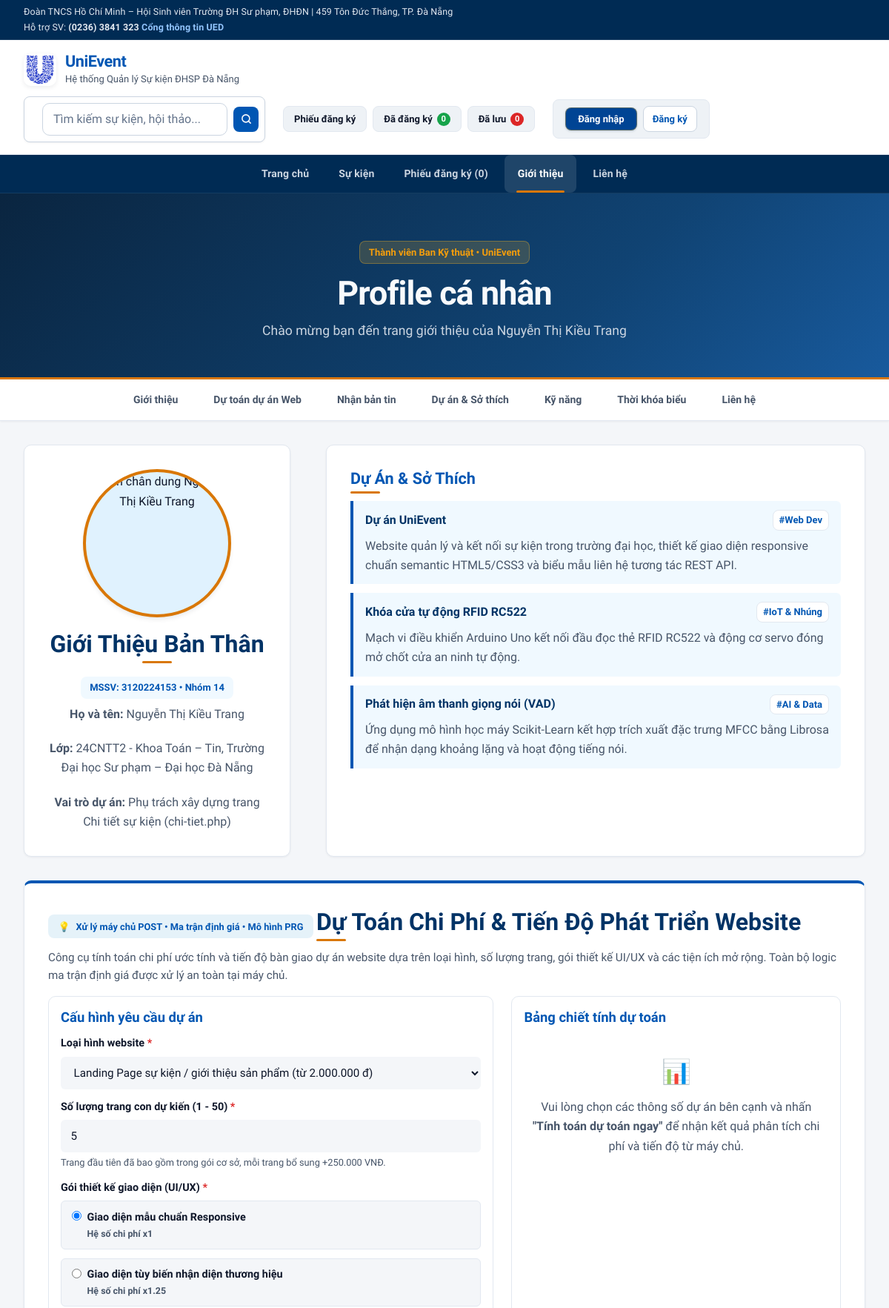
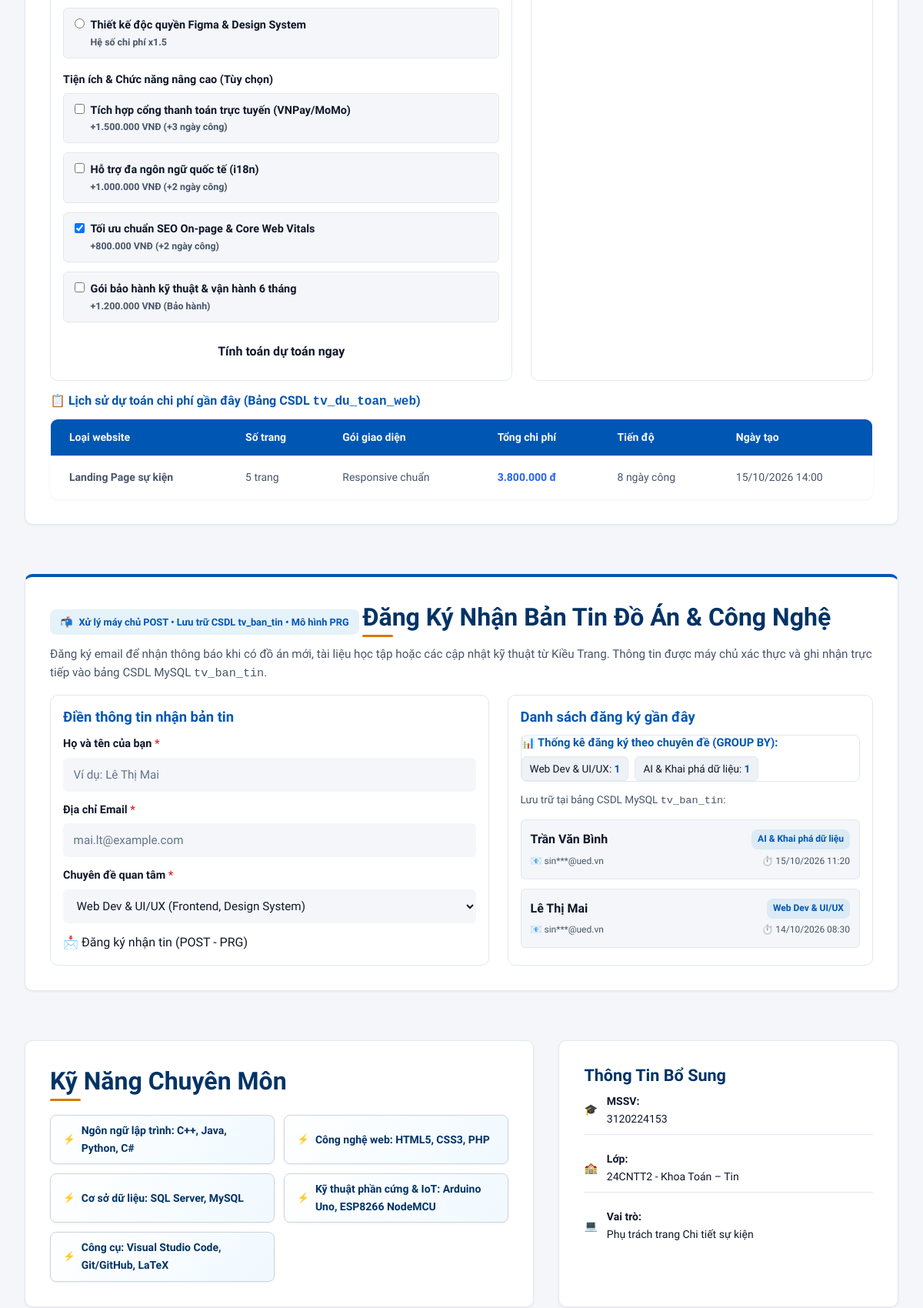
/thanhvien/3120224153_Trang/gioithieu.php (upper part), run on the app's committed database (2 pictures, top to bottom).
### tables this page shows
CREATE TABLE tv_du_toan_web (
  id            INT UNSIGNED AUTO_INCREMENT PRIMARY KEY,
  mssv          CHAR(10) NOT NULL,
  loai_website  VARCHAR(100) NOT NULL,
  so_trang      INT UNSIGNED NOT NULL,
  goi_ui        VARCHAR(100) NOT NULL,
  tong_chi_phi  INT UNSIGNED NOT NULL,
  tien_do_ngay  INT UNSIGNED NOT NULL,
  ngay_tao      DATETIME NOT NULL DEFAULT CURRENT_TIMESTAMP,
  FOREIGN KEY (mssv) REFERENCES thanh_vien(mssv) ON DELETE CASCADE
);

CREATE TABLE tv_ban_tin (
  id            INT UNSIGNED AUTO_INCREMENT PRIMARY KEY,
  mssv          CHAR(10) NOT NULL,
  ho_ten        VARCHAR(100) NOT NULL DEFAULT 'Ẩn danh',
  email         VARCHAR(150) NOT NULL,
  chu_de        VARCHAR(100) NOT NULL,
  ngay_dang_ky  DATETIME NOT NULL DEFAULT CURRENT_TIMESTAMP,
  FOREIGN KEY (mssv) REFERENCES thanh_vien(mssv) ON DELETE CASCADE
);

### thanhvien/3120224153_Trang/gioithieu.php (the view, shortened to what the rows shown need)
<?php
$dsDangKy = [];
try {
    $stListBt = db()->prepare("SELECT id, ho_ten, email, chu_de as chuyen_de, DATE_FORMAT(ngay_dang_ky, '%d/%m/%Y %H:%i') as ngay_dang_ky FROM tv_ban_tin WHERE mssv = ? ORDER BY ngay_dang_ky DESC, id DESC LIMIT 5");
    $stListBt->execute([MSSV_TRANG]);
    $dsDangKy = $stListBt->fetchAll(PDO::FETCH_ASSOC);
} catch (Throwable $e) {
    error_log('Lỗi đọc tv_ban_tin: ' . $e->getMessage());
}
$dsDuToan = [];
try {
    $pdo = db();
    $stmtDT = $pdo->prepare("SELECT id, loai_website, so_trang, goi_ui, tong_chi_phi, tien_do_ngay, ngay_tao FROM tv_du_toan_web WHERE mssv = '3120224153' ORDER BY ngay_tao DESC, id DESC LIMIT 5");
    $stmtDT->execute();
    $dsDuToan = $stmtDT->fetchAll(PDO::FETCH_ASSOC);
} catch (Throwable $e) {
    error_log('Lỗi đọc tv_du_toan_web: ' . $e->getMessage());
}
require __DIR__ . '/../../inc/header.php';
?>
<link rel="stylesheet" href="css/canhan.css">
<header class="profile-header">
  <div class="container">
    <h1>Profile cá nhân</h1>
  </div>
</header>
<main class="profile-main container">
  <div class="profile-grid-top">
    <section
      id="about"
      class="profile-card about-section"
      aria-labelledby="about-heading"
    >
      <div class="about-info">
        <h2 id="about-heading">Giới Thiệu Bản Thân</h2>
      </div>
    </section>
    <article
      id="projects"
      class="profile-card"
      aria-labelledby="projects-heading"
    >
      <h2 id="projects-heading">Dự Án &amp; Sở Thích</h2>
    </article>
  </div>
  <section
    id="du-toan"
    class="profile-card trang-card-section"
    aria-labelledby="dutoan-heading"
  >
    <div class="trang-card-header">
      <h2 id="dutoan-heading">Dự Toán Chi Phí &amp; Tiến Độ Phát Triển Website</h2>
    </div>
    <?php if (!empty($dsDuToan)): ?>
      <div class="mt-4 pt-3 border-top">
        <div class="table-responsive">
          <table class="table table-sm table-bordered text-center m-0" style="background: var(--nen-surface); color: var(--chu-chinh);" style="font-size: 0.88rem;">
            <thead style="background: var(--nen-section); color: var(--chu-chinh);">
              <tr>
                <th>Loại website</th>
                <th>Số trang</th>
                <th>Gói giao diện</th>
                <th>Tổng chi phí</th>
                <th>Tiến độ</th>
                <th>Ngày tạo</th>
              </tr>
            </thead>
            <tbody>
              <?php foreach ($dsDuToan as $dt): ?>
                <tr>
                  <td class="text-start"><strong><?= e($dt['loai_website']) ?></strong></td>
                  <td><?= e($dt['so_trang']) ?> trang</td>
                  <td><?= e($dt['goi_ui']) ?></td>
                  <td><strong style="color: #2563eb;"><?= e(number_format((float)$dt['tong_chi_phi'], 0, ',', '.')) ?> đ</strong></td>
                  <td><?= e($dt['tien_do_ngay']) ?> ngày công</td>
                  <td><?= e(date('d/m/Y H:i', strtotime((string)$dt['ngay_tao']))) ?></td>
                </tr>
              <?php endforeach; ?>
            </tbody>
          </table>
        </div>
      </div>
    <?php endif; ?>
  </section>
  <section
    id="ban-tin"
    class="profile-card trang-card-section"
    aria-labelledby="bantin-heading"
  >
    <div class="trang-card-header">
      <h2 id="bantin-heading">Đăng Ký Nhận Bản Tin Đồ Án &amp; Công Nghệ</h2>
    </div>
    <div class="trang-layout-grid">
      <div class="trang-history-card">
        <?php if (empty($dsDangKy)): ?>
          <div class="trang-empty-box">
            <span>📭</span>
            <p>Chưa có ai đăng ký. Hãy là người đầu tiên!</p>
          </div>
        <?php else: ?>
          <ul class="trang-subscriber-list">
            <?php foreach ($dsDangKy as $sub): ?>
              <li class="trang-sub-item">
                <div class="trang-sub-header">
                  <strong><?= e($sub['ho_ten'] ?? 'Ẩn danh') ?></strong>
                  <span class="trang-sub-tag"><?= e($sub['chuyen_de'] ?? 'Chuyên đề') ?></span>
                </div>
                <div class="trang-sub-meta">
                  <span>📧 <?= e(substr((string)($sub['email'] ?? ''), 0, 3) . '***@' . (explode('@', (string)($sub['email'] ?? ''))[1] ?? '***')) ?></span>
                  <span>⏱️ <?= e($sub['ngay_dang_ky'] ?? '') ?></span>
                </div>
              </li>
            <?php endforeach; ?>
          </ul>
        <?php endif; ?>
      </div>
    </div>
  </section>
  <div class="profile-grid-mid">
    <section
      id="skills"
      class="profile-card"
      aria-labelledby="skills-heading"
    >
      <h2 id="skills-heading">Kỹ Năng Chuyên Môn</h2>
    </section>
  </div>
</main>
<?php require __DIR__ . '/../../inc/footer.php'; ?>

### data on the page
tv_du_toan_web: loai_website "Landing Page sự kiện", so_trang "5", goi_ui "Responsive chuẩn", tong_chi_phi "3.800.000", tien_do_ngay "8", ngay_tao "15/10/2026 14:00"
tv_ban_tin: ho_ten "Trần Văn Bình", chu_de "AI & Khai phá dữ liệu", email "sin***@ued.vn", ngay_dang_ky "15/10/2026 11:20"
tv_ban_tin: ho_ten "Lê Thị Mai", chu_de "Web Dev & UI/UX", email "sin***@ued.vn", ngay_dang_ky "14/10/2026 08:30"

### other printed values
$gio->soMonDaXacNhan() "0"
$nhan "Trang chủ"
$nhan "Sự kiện"
$nhan "Phiếu đăng ký (0)"
$nhan "Giới thiệu"
$nhan "Liên hệ"
$thongTinUi['ten'] "Giao diện mẫu chuẩn Responsive"
$thongTinUi['he_so'] "1"
$thongTinUi['ten'] "Giao diện tùy biến nhận diện thương hiệu"
$thongTinUi['he_so'] "1.25"
$thongTinUi['ten'] "Thiết kế độc quyền Figma & Design System"
$thongTinUi['he_so'] "1.5"
$thongTinTi['ten'] "Tích hợp cổng thanh toán trực tuyến (VNPay/MoMo)"
$thongTinTi['gia'] "1.500.000"
$thongTinTi['ngay'] "3"
